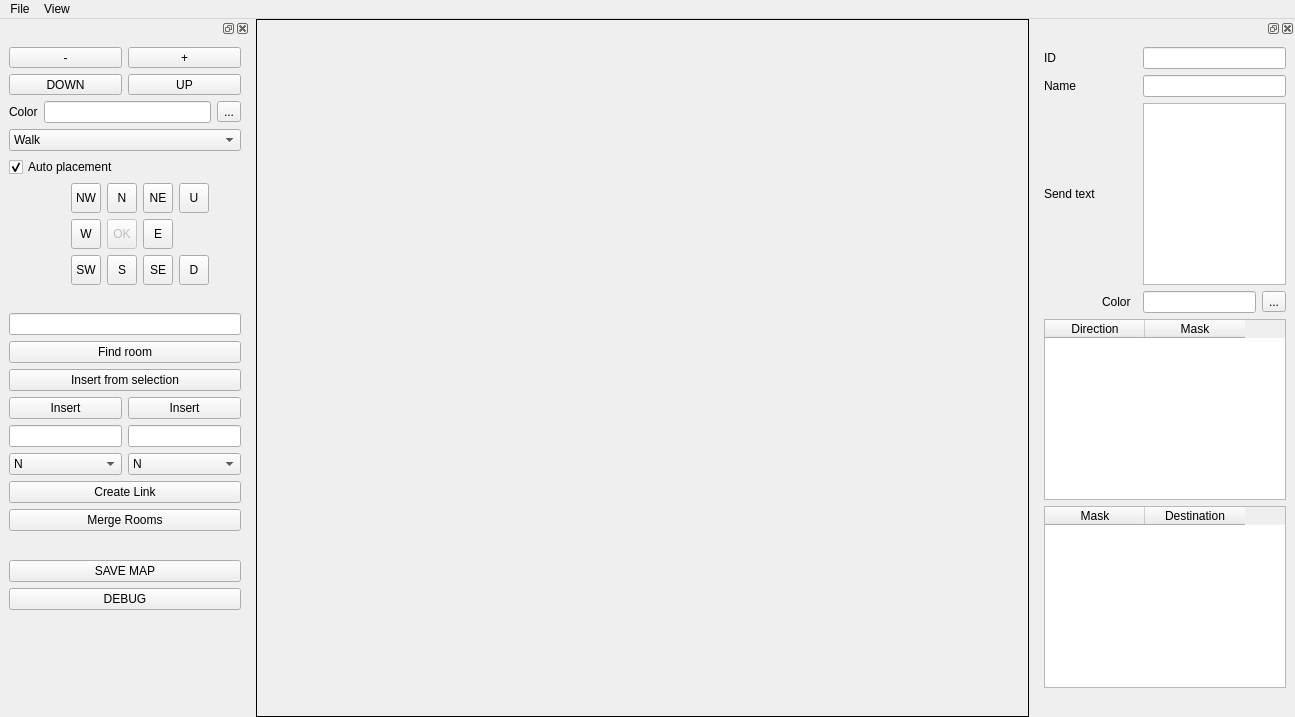
<?xml version="1.0" encoding="UTF-8"?>
<ui version="4.0">
 <class>MainWindow</class>
 <widget class="QMainWindow" name="MainWindow">
  <property name="geometry">
   <rect>
    <x>0</x>
    <y>0</y>
    <width>1295</width>
    <height>717</height>
   </rect>
  </property>
  <property name="windowTitle">
   <string>MainWindow</string>
  </property>
  <widget class="QWidget" name="uiComponentCentralWidget">
   <layout class="QHBoxLayout" name="horizontalLayout">
    <property name="margin">
     <number>0</number>
    </property>
    <item>
     <widget class="QFrame" name="uiMapViewFrame">
      <property name="sizePolicy">
       <sizepolicy hsizetype="Expanding" vsizetype="Expanding">
        <horstretch>0</horstretch>
        <verstretch>0</verstretch>
       </sizepolicy>
      </property>
      <property name="frameShape">
       <enum>QFrame::Box</enum>
      </property>
      <property name="frameShadow">
       <enum>QFrame::Plain</enum>
      </property>
     </widget>
    </item>
   </layout>
  </widget>
  <widget class="QMenuBar" name="menuBar">
   <property name="geometry">
    <rect>
     <x>0</x>
     <y>0</y>
     <width>1295</width>
     <height>21</height>
    </rect>
   </property>
   <widget class="QMenu" name="menuFile">
    <property name="title">
     <string>File</string>
    </property>
    <addaction name="menuActionNew"/>
    <addaction name="menuActionOpen"/>
    <addaction name="menuActionSave"/>
    <addaction name="menuActionSaveAs"/>
    <addaction name="separator"/>
    <addaction name="menuActionQuit"/>
   </widget>
   <widget class="QMenu" name="menuView">
    <property name="title">
     <string>View</string>
    </property>
    <addaction name="menuActionShowToolsPanel"/>
    <addaction name="menuActionKepOnTop"/>
   </widget>
   <addaction name="menuFile"/>
   <addaction name="menuView"/>
  </widget>
  <widget class="QDockWidget" name="uiComponentToolsPanel">
   <property name="sizePolicy">
    <sizepolicy hsizetype="Minimum" vsizetype="Minimum">
     <horstretch>0</horstretch>
     <verstretch>0</verstretch>
    </sizepolicy>
   </property>
   <property name="minimumSize">
    <size>
     <width>250</width>
     <height>600</height>
    </size>
   </property>
   <property name="maximumSize">
    <size>
     <width>250</width>
     <height>600</height>
    </size>
   </property>
   <property name="features">
    <set>QDockWidget::AllDockWidgetFeatures</set>
   </property>
   <property name="allowedAreas">
    <set>Qt::LeftDockWidgetArea|Qt::RightDockWidgetArea</set>
   </property>
   <attribute name="dockWidgetArea">
    <number>1</number>
   </attribute>
   <widget class="QWidget" name="uiComponentToolsPanelContentWidget">
    <layout class="QGridLayout" name="gridLayout_2">
     <item row="0" column="2">
      <layout class="QGridLayout" name="gridLayout_4">
       <item row="0" column="2">
        <widget class="QToolButton" name="zoomIn">
         <property name="sizePolicy">
          <sizepolicy hsizetype="Expanding" vsizetype="Expanding">
           <horstretch>0</horstretch>
           <verstretch>0</verstretch>
          </sizepolicy>
         </property>
         <property name="text">
          <string>+</string>
         </property>
        </widget>
       </item>
       <item row="0" column="1">
        <widget class="QToolButton" name="zoomOut">
         <property name="sizePolicy">
          <sizepolicy hsizetype="Expanding" vsizetype="Expanding">
           <horstretch>0</horstretch>
           <verstretch>0</verstretch>
          </sizepolicy>
         </property>
         <property name="text">
          <string>-</string>
         </property>
        </widget>
       </item>
       <item row="1" column="1">
        <widget class="QToolButton" name="goLevelDown">
         <property name="sizePolicy">
          <sizepolicy hsizetype="Expanding" vsizetype="Expanding">
           <horstretch>0</horstretch>
           <verstretch>0</verstretch>
          </sizepolicy>
         </property>
         <property name="text">
          <string>DOWN</string>
         </property>
        </widget>
       </item>
       <item row="1" column="2">
        <widget class="QToolButton" name="goLevelUp">
         <property name="sizePolicy">
          <sizepolicy hsizetype="Expanding" vsizetype="Expanding">
           <horstretch>0</horstretch>
           <verstretch>0</verstretch>
          </sizepolicy>
         </property>
         <property name="text">
          <string>UP</string>
         </property>
        </widget>
       </item>
      </layout>
     </item>
     <item row="6" column="2">
      <layout class="QHBoxLayout" name="horizontalLayout_2">
       <item>
        <widget class="QLabel" name="label_8">
         <property name="text">
          <string>Color</string>
         </property>
        </widget>
       </item>
       <item>
        <widget class="QLineEdit" name="uiCreationColor"/>
       </item>
       <item>
        <widget class="QToolButton" name="uiCreationColorPicker">
         <property name="text">
          <string>...</string>
         </property>
        </widget>
       </item>
      </layout>
     </item>
     <item row="11" column="2">
      <widget class="QComboBox" name="walkerModeSelector">
       <item>
        <property name="text">
         <string>Walk</string>
        </property>
       </item>
       <item>
        <property name="text">
         <string>Create</string>
        </property>
       </item>
      </widget>
     </item>
     <item row="21" column="2">
      <spacer name="verticalSpacer_2">
       <property name="orientation">
        <enum>Qt::Vertical</enum>
       </property>
       <property name="sizeHint" stdset="0">
        <size>
         <width>20</width>
         <height>40</height>
        </size>
       </property>
      </spacer>
     </item>
     <item row="22" column="2">
      <widget class="QPushButton" name="pushButton">
       <property name="text">
        <string>SAVE MAP</string>
       </property>
      </widget>
     </item>
     <item row="12" column="2">
      <widget class="QCheckBox" name="autoPlacement">
       <property name="text">
        <string>Auto placement</string>
       </property>
       <property name="checked">
        <bool>true</bool>
       </property>
      </widget>
     </item>
     <item row="23" column="2">
      <widget class="QPushButton" name="debugButton">
       <property name="text">
        <string>DEBUG</string>
       </property>
      </widget>
     </item>
     <item row="13" column="2">
      <layout class="QGridLayout" name="compassButtonsGridLayout">
       <item row="0" column="2">
        <widget class="QToolButton" name="compassN">
         <property name="minimumSize">
          <size>
           <width>30</width>
           <height>30</height>
          </size>
         </property>
         <property name="maximumSize">
          <size>
           <width>30</width>
           <height>30</height>
          </size>
         </property>
         <property name="text">
          <string>N</string>
         </property>
         <property name="shortcut">
          <string>8</string>
         </property>
         <attribute name="buttonGroup">
          <string notr="true">compassButtons</string>
         </attribute>
        </widget>
       </item>
       <item row="2" column="2">
        <widget class="QToolButton" name="compassS">
         <property name="minimumSize">
          <size>
           <width>30</width>
           <height>30</height>
          </size>
         </property>
         <property name="maximumSize">
          <size>
           <width>30</width>
           <height>30</height>
          </size>
         </property>
         <property name="text">
          <string>S</string>
         </property>
         <property name="shortcut">
          <string>2</string>
         </property>
         <attribute name="buttonGroup">
          <string notr="true">compassButtons</string>
         </attribute>
        </widget>
       </item>
       <item row="2" column="3">
        <widget class="QToolButton" name="compassSE">
         <property name="minimumSize">
          <size>
           <width>30</width>
           <height>30</height>
          </size>
         </property>
         <property name="maximumSize">
          <size>
           <width>30</width>
           <height>30</height>
          </size>
         </property>
         <property name="text">
          <string>SE</string>
         </property>
         <property name="shortcut">
          <string>3</string>
         </property>
         <attribute name="buttonGroup">
          <string notr="true">compassButtons</string>
         </attribute>
        </widget>
       </item>
       <item row="2" column="1">
        <widget class="QToolButton" name="compassSW">
         <property name="minimumSize">
          <size>
           <width>30</width>
           <height>30</height>
          </size>
         </property>
         <property name="maximumSize">
          <size>
           <width>30</width>
           <height>30</height>
          </size>
         </property>
         <property name="text">
          <string>SW</string>
         </property>
         <property name="shortcut">
          <string>1</string>
         </property>
         <attribute name="buttonGroup">
          <string notr="true">compassButtons</string>
         </attribute>
        </widget>
       </item>
       <item row="0" column="1">
        <widget class="QToolButton" name="compassNW">
         <property name="enabled">
          <bool>true</bool>
         </property>
         <property name="sizePolicy">
          <sizepolicy hsizetype="Fixed" vsizetype="Fixed">
           <horstretch>0</horstretch>
           <verstretch>0</verstretch>
          </sizepolicy>
         </property>
         <property name="minimumSize">
          <size>
           <width>30</width>
           <height>30</height>
          </size>
         </property>
         <property name="maximumSize">
          <size>
           <width>30</width>
           <height>30</height>
          </size>
         </property>
         <property name="text">
          <string>NW</string>
         </property>
         <property name="shortcut">
          <string>7</string>
         </property>
         <attribute name="buttonGroup">
          <string notr="true">compassButtons</string>
         </attribute>
        </widget>
       </item>
       <item row="0" column="3">
        <widget class="QToolButton" name="compassNE">
         <property name="minimumSize">
          <size>
           <width>30</width>
           <height>30</height>
          </size>
         </property>
         <property name="maximumSize">
          <size>
           <width>30</width>
           <height>30</height>
          </size>
         </property>
         <property name="text">
          <string>NE</string>
         </property>
         <property name="shortcut">
          <string>9</string>
         </property>
         <attribute name="buttonGroup">
          <string notr="true">compassButtons</string>
         </attribute>
        </widget>
       </item>
       <item row="1" column="3">
        <widget class="QToolButton" name="compassE">
         <property name="minimumSize">
          <size>
           <width>30</width>
           <height>30</height>
          </size>
         </property>
         <property name="maximumSize">
          <size>
           <width>30</width>
           <height>30</height>
          </size>
         </property>
         <property name="text">
          <string>E</string>
         </property>
         <property name="shortcut">
          <string>6</string>
         </property>
         <attribute name="buttonGroup">
          <string notr="true">compassButtons</string>
         </attribute>
        </widget>
       </item>
       <item row="1" column="1">
        <widget class="QToolButton" name="compassW">
         <property name="minimumSize">
          <size>
           <width>30</width>
           <height>30</height>
          </size>
         </property>
         <property name="maximumSize">
          <size>
           <width>30</width>
           <height>30</height>
          </size>
         </property>
         <property name="text">
          <string>W</string>
         </property>
         <property name="shortcut">
          <string>4</string>
         </property>
         <attribute name="buttonGroup">
          <string notr="true">compassButtons</string>
         </attribute>
        </widget>
       </item>
       <item row="1" column="4">
        <spacer name="compassSpacerRight">
         <property name="orientation">
          <enum>Qt::Horizontal</enum>
         </property>
         <property name="sizeHint" stdset="0">
          <size>
           <width>40</width>
           <height>17</height>
          </size>
         </property>
        </spacer>
       </item>
       <item row="1" column="0">
        <spacer name="compassSpacerLeft">
         <property name="orientation">
          <enum>Qt::Horizontal</enum>
         </property>
         <property name="sizeHint" stdset="0">
          <size>
           <width>40</width>
           <height>20</height>
          </size>
         </property>
        </spacer>
       </item>
       <item row="1" column="2">
        <widget class="QToolButton" name="compassPlace">
         <property name="enabled">
          <bool>false</bool>
         </property>
         <property name="minimumSize">
          <size>
           <width>30</width>
           <height>30</height>
          </size>
         </property>
         <property name="maximumSize">
          <size>
           <width>30</width>
           <height>30</height>
          </size>
         </property>
         <property name="text">
          <string>OK</string>
         </property>
         <property name="shortcut">
          <string>5</string>
         </property>
        </widget>
       </item>
       <item row="0" column="4">
        <widget class="QToolButton" name="compassU">
         <property name="minimumSize">
          <size>
           <width>30</width>
           <height>30</height>
          </size>
         </property>
         <property name="maximumSize">
          <size>
           <width>30</width>
           <height>30</height>
          </size>
         </property>
         <property name="text">
          <string>U</string>
         </property>
         <property name="shortcut">
          <string>.</string>
         </property>
        </widget>
       </item>
       <item row="2" column="4">
        <widget class="QToolButton" name="compassD">
         <property name="minimumSize">
          <size>
           <width>30</width>
           <height>30</height>
          </size>
         </property>
         <property name="maximumSize">
          <size>
           <width>30</width>
           <height>30</height>
          </size>
         </property>
         <property name="text">
          <string>D</string>
         </property>
         <property name="shortcut">
          <string>0</string>
         </property>
        </widget>
       </item>
      </layout>
     </item>
     <item row="20" column="2">
      <layout class="QGridLayout" name="gridLayout">
       <item row="4" column="1">
        <widget class="QPushButton" name="manualLinkRoomRightInsert">
         <property name="text">
          <string>Insert</string>
         </property>
        </widget>
       </item>
       <item row="4" column="0">
        <widget class="QPushButton" name="manualLinkRoomLeftInsert">
         <property name="text">
          <string>Insert</string>
         </property>
        </widget>
       </item>
       <item row="6" column="0">
        <widget class="QComboBox" name="manualLinkLinkLeft">
         <item>
          <property name="text">
           <string>N</string>
          </property>
         </item>
         <item>
          <property name="text">
           <string>NE</string>
          </property>
         </item>
         <item>
          <property name="text">
           <string>E</string>
          </property>
         </item>
         <item>
          <property name="text">
           <string>SE</string>
          </property>
         </item>
         <item>
          <property name="text">
           <string>S</string>
          </property>
         </item>
         <item>
          <property name="text">
           <string>SW</string>
          </property>
         </item>
         <item>
          <property name="text">
           <string>W</string>
          </property>
         </item>
         <item>
          <property name="text">
           <string>NW</string>
          </property>
         </item>
         <item>
          <property name="text">
           <string>U</string>
          </property>
         </item>
         <item>
          <property name="text">
           <string>D</string>
          </property>
         </item>
        </widget>
       </item>
       <item row="7" column="0" colspan="2">
        <widget class="QPushButton" name="manualLinkExecute">
         <property name="text">
          <string>Create Link</string>
         </property>
        </widget>
       </item>
       <item row="6" column="1">
        <widget class="QComboBox" name="manualLinkLinkRight">
         <item>
          <property name="text">
           <string>N</string>
          </property>
         </item>
         <item>
          <property name="text">
           <string>NE</string>
          </property>
         </item>
         <item>
          <property name="text">
           <string>E</string>
          </property>
         </item>
         <item>
          <property name="text">
           <string>SE</string>
          </property>
         </item>
         <item>
          <property name="text">
           <string>S</string>
          </property>
         </item>
         <item>
          <property name="text">
           <string>SW</string>
          </property>
         </item>
         <item>
          <property name="text">
           <string>W</string>
          </property>
         </item>
         <item>
          <property name="text">
           <string>NW</string>
          </property>
         </item>
         <item>
          <property name="text">
           <string>U</string>
          </property>
         </item>
         <item>
          <property name="text">
           <string>D</string>
          </property>
         </item>
        </widget>
       </item>
       <item row="3" column="0" colspan="2">
        <widget class="QPushButton" name="manualLinkInsertFromSelection">
         <property name="text">
          <string>Insert from selection</string>
         </property>
        </widget>
       </item>
       <item row="5" column="1">
        <widget class="QLineEdit" name="manualLinkRoomRight"/>
       </item>
       <item row="2" column="0" colspan="2">
        <widget class="QPushButton" name="manualLookupRoom">
         <property name="text">
          <string>Find room</string>
         </property>
        </widget>
       </item>
       <item row="5" column="0">
        <widget class="QLineEdit" name="manualLinkRoomLeft"/>
       </item>
       <item row="8" column="0" colspan="2">
        <widget class="QPushButton" name="manualMergeExecute">
         <property name="text">
          <string>Merge Rooms</string>
         </property>
        </widget>
       </item>
       <item row="0" column="0" rowspan="2" colspan="2">
        <widget class="QLineEdit" name="roomIdDisplay">
         <property name="text">
          <string/>
         </property>
         <property name="dragEnabled">
          <bool>true</bool>
         </property>
         <property name="readOnly">
          <bool>false</bool>
         </property>
        </widget>
       </item>
      </layout>
     </item>
     <item row="17" column="2">
      <spacer name="verticalSpacer">
       <property name="orientation">
        <enum>Qt::Vertical</enum>
       </property>
       <property name="sizeHint" stdset="0">
        <size>
         <width>20</width>
         <height>40</height>
        </size>
       </property>
      </spacer>
     </item>
    </layout>
   </widget>
  </widget>
  <widget class="QDockWidget" name="uiComponentPropertiesPanel">
   <property name="enabled">
    <bool>true</bool>
   </property>
   <property name="sizePolicy">
    <sizepolicy hsizetype="Fixed" vsizetype="Expanding">
     <horstretch>0</horstretch>
     <verstretch>0</verstretch>
    </sizepolicy>
   </property>
   <property name="minimumSize">
    <size>
     <width>260</width>
     <height>426</height>
    </size>
   </property>
   <property name="maximumSize">
    <size>
     <width>260</width>
     <height>524287</height>
    </size>
   </property>
   <property name="features">
    <set>QDockWidget::DockWidgetClosable|QDockWidget::DockWidgetFloatable</set>
   </property>
   <property name="allowedAreas">
    <set>Qt::RightDockWidgetArea</set>
   </property>
   <attribute name="dockWidgetArea">
    <number>2</number>
   </attribute>
   <widget class="QWidget" name="uiComponentPropertiesPanel_2">
    <layout class="QGridLayout" name="gridLayout_3">
     <item row="0" column="0">
      <widget class="QLabel" name="label_3">
       <property name="text">
        <string>ID</string>
       </property>
      </widget>
     </item>
     <item row="6" column="0" colspan="5">
      <widget class="QTableWidget" name="tableWidget_3">
       <column>
        <property name="text">
         <string>Mask</string>
        </property>
       </column>
       <column>
        <property name="text">
         <string>Destination</string>
        </property>
       </column>
      </widget>
     </item>
     <item row="7" column="1">
      <widget class="QLabel" name="label_7">
       <property name="text">
        <string/>
       </property>
      </widget>
     </item>
     <item row="2" column="0">
      <widget class="QLabel" name="label_5">
       <property name="text">
        <string>Send text</string>
       </property>
      </widget>
     </item>
     <item row="5" column="0" colspan="5">
      <widget class="QTableWidget" name="tableWidget_2">
       <column>
        <property name="text">
         <string>Direction</string>
        </property>
       </column>
       <column>
        <property name="text">
         <string>Mask</string>
        </property>
       </column>
      </widget>
     </item>
     <item row="3" column="1">
      <widget class="QLabel" name="label_6">
       <property name="text">
        <string>Color</string>
       </property>
      </widget>
     </item>
     <item row="1" column="0">
      <widget class="QLabel" name="label_4">
       <property name="text">
        <string>Name</string>
       </property>
      </widget>
     </item>
     <item row="1" column="3" colspan="2">
      <widget class="QLineEdit" name="uiPropertiesRoomName"/>
     </item>
     <item row="0" column="3" colspan="2">
      <widget class="QLineEdit" name="uiPropertiesRoomId"/>
     </item>
     <item row="2" column="3" colspan="2">
      <widget class="QPlainTextEdit" name="uiPropertiesCommands"/>
     </item>
     <item row="3" column="4">
      <widget class="QToolButton" name="uiPropertiesColorPicker">
       <property name="text">
        <string>...</string>
       </property>
      </widget>
     </item>
     <item row="3" column="3">
      <widget class="QLineEdit" name="uiPropertiesColor"/>
     </item>
    </layout>
   </widget>
  </widget>
  <action name="menuActionNew">
   <property name="text">
    <string>New</string>
   </property>
   <property name="shortcut">
    <string>Ctrl+N</string>
   </property>
  </action>
  <action name="menuActionOpen">
   <property name="text">
    <string>Open</string>
   </property>
  </action>
  <action name="menuActionSave">
   <property name="text">
    <string>Save</string>
   </property>
  </action>
  <action name="menuActionSaveAs">
   <property name="text">
    <string>Save As</string>
   </property>
  </action>
  <action name="menuActionQuit">
   <property name="text">
    <string>Quit</string>
   </property>
  </action>
  <action name="menuActionShowToolsPanel">
   <property name="checkable">
    <bool>true</bool>
   </property>
   <property name="checked">
    <bool>true</bool>
   </property>
   <property name="text">
    <string>Tools Panel</string>
   </property>
   <property name="shortcut">
    <string>Ctrl+T</string>
   </property>
  </action>
  <action name="menuActionKepOnTop">
   <property name="checkable">
    <bool>true</bool>
   </property>
   <property name="text">
    <string>Always on top</string>
   </property>
  </action>
 </widget>
 <resources/>
 <connections>
  <connection>
   <sender>menuActionShowToolsPanel</sender>
   <signal>toggled(bool)</signal>
   <receiver>uiComponentToolsPanel</receiver>
   <slot>setVisible(bool)</slot>
   <hints>
    <hint type="sourcelabel">
     <x>-1</x>
     <y>-1</y>
    </hint>
    <hint type="destinationlabel">
     <x>124</x>
     <y>220</y>
    </hint>
   </hints>
  </connection>
  <connection>
   <sender>menuActionQuit</sender>
   <signal>triggered()</signal>
   <receiver>MainWindow</receiver>
   <slot>close()</slot>
   <hints>
    <hint type="sourcelabel">
     <x>-1</x>
     <y>-1</y>
    </hint>
    <hint type="destinationlabel">
     <x>362</x>
     <y>210</y>
    </hint>
   </hints>
  </connection>
  <connection>
   <sender>autoPlacement</sender>
   <signal>toggled(bool)</signal>
   <receiver>compassPlace</receiver>
   <slot>setDisabled(bool)</slot>
   <hints>
    <hint type="sourcelabel">
     <x>124</x>
     <y>86</y>
    </hint>
    <hint type="destinationlabel">
     <x>124</x>
     <y>152</y>
    </hint>
   </hints>
  </connection>
  <connection>
   <sender>menuActionKepOnTop</sender>
   <signal>triggered(bool)</signal>
   <receiver>MainWindow</receiver>
   <slot>setKeepOnTop(bool)</slot>
   <hints>
    <hint type="sourcelabel">
     <x>-1</x>
     <y>-1</y>
    </hint>
    <hint type="destinationlabel">
     <x>433</x>
     <y>263</y>
    </hint>
   </hints>
  </connection>
 </connections>
 <slots>
  <slot>setKeepOnTop(bool)</slot>
 </slots>
 <buttongroups>
  <buttongroup name="compassButtons"/>
 </buttongroups>
</ui>
